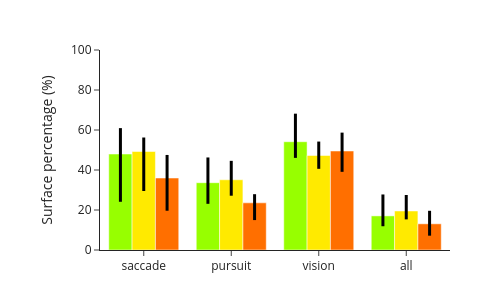

Write notebook code for a chart like this one.
### Code cell
sub_rois =  ['iPCS', 'sPCS', 'mPCS']
fig = go.Figure()
for i, roi in enumerate(sub_rois):
    df_roi = df_active_vertex_roi.loc[df_active_vertex_roi['roi']==roi]
    fig.add_trace(go.Bar(
        x=df_roi['categorie'],
        y=df_roi['median'],
        name=roi,  
        marker=dict(color=roi_colors_dict[roi]), 
        error_y=dict(
            type='data',
            array=df_roi['ci_high'] - df_roi['median'], 
            arrayminus=df_roi['median'] - df_roi['ci_low'],  
            visible=True,
            thickness=3,
            width=0,
            color='black'
        ),
        showlegend=True
    ))
    
fig.update_xaxes(showline=True)
fig.update_yaxes(title='Surface percentage (%)', range=[0,100], showline=True)
fig.update_layout(template='simple_white', 
                  barmode='group', 
                  showlegend=False,
                  height=300, 
                  width=500, 
                  margin_l=100, 
                  margin_r=50, 
                  margin_t=50,
                  margin_b=50)

fig.show()
fig.write_image("/Users/uriel/Library/CloudStorage/Dropbox/retinomaps/figures/material/pRF_figures/active_vertex/Surface_percentage_frontal.pdf".format(subject))

### Figure 1 — Plotly figure (JSON) as saved in the notebook; plotly's stock layout.template omitted (floating-point values rounded to 4 significant figures)
{"data": [{"error_y": {"array": [12.95, 12.62, 14.02, 10.71], "arrayminus": [23.88, 10.56, 8.08, 5.175], "color": "black", "thickness": 3, "type": "data", "visible": true, "width": 0}, "marker": {"color": "rgb(151, 255, 0)"}, "name": "iPCS", "showlegend": true, "type": "bar", "x": ["saccade", "pursuit", "vision", "all"], "y": [47.99, 33.65, 54.14, 17.05]}, {"error_y": {"array": [7.006, 9.46, 6.956, 7.993], "arrayminus": [19.76, 7.971, 6.677, 4.2], "color": "black", "thickness": 3, "type": "data", "visible": true, "width": 0}, "marker": {"color": "rgb(255, 234, 0)"}, "name": "sPCS", "showlegend": true, "type": "bar", "x": ["saccade", "pursuit", "vision", "all"], "y": [49.24, 35.12, 47.27, 19.51]}, {"error_y": {"array": [11.54, 4.324, 9.191, 6.507], "arrayminus": [16.35, 8.621, 10.41, 5.937], "color": "black", "thickness": 3, "type": "data", "visible": true, "width": 0}, "marker": {"color": "rgb(255, 111, 0)"}, "name": "mPCS", "showlegend": true, "type": "bar", "x": ["saccade", "pursuit", "vision", "all"], "y": [35.98, 23.58, 49.5, 13.1]}], "layout": {"barmode": "group", "height": 300, "margin": {"b": 50, "l": 100, "r": 50, "t": 50}, "showlegend": false, "width": 500, "xaxis": {"autorange": true, "range": [-0.5, 3.5], "showline": true, "type": "category"}, "yaxis": {"range": [0, 100], "showline": true, "title": {"text": "Surface percentage (%)"}, "type": "linear"}}}
